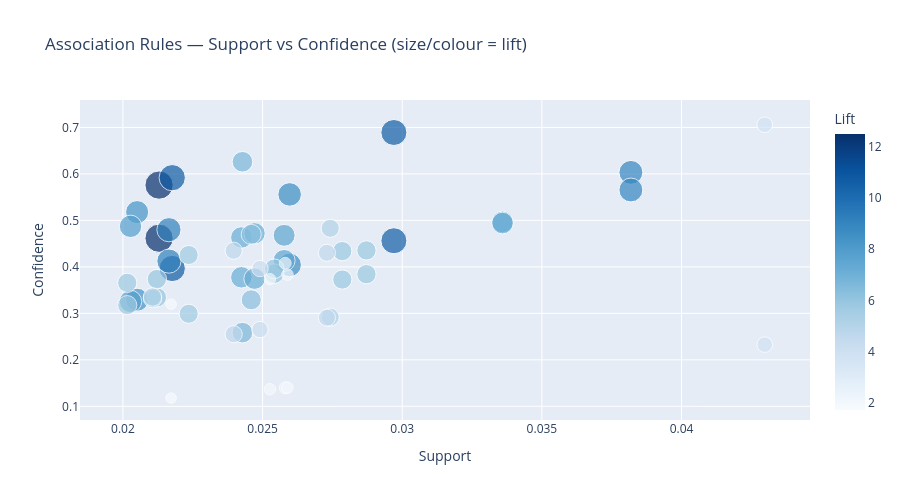
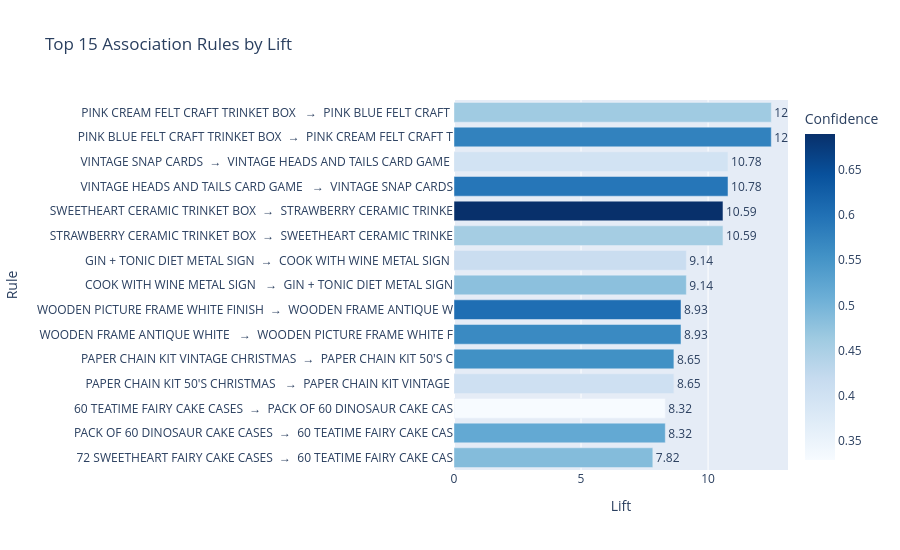

Notebook source saved alongside these figures, in order:
### Code cell
# Chart 1: Scatter — support vs confidence coloured by lift
fig1 = px.scatter(
    rules,
    x="support",
    y="confidence",
    color="lift",
    size="lift",
    hover_data=["antecedents_str", "consequents_str"],
    color_continuous_scale="Blues",
    title="Association Rules — Support vs Confidence (size/colour = lift)",
    labels={"support": "Support", "confidence": "Confidence", "lift": "Lift"}
)
fig1.update_layout(height=500)
fig1.show()

# Chart 2: Top 15 rules by lift — horizontal bar
top_rules = rules.head(15).copy()
top_rules["rule"] = top_rules["antecedents_str"] + "  →  " + top_rules["consequents_str"]
top_rules["rule"] = top_rules["rule"].str[:60]  # truncate long labels

fig2 = px.bar(
    top_rules.sort_values("lift"),
    x="lift",
    y="rule",
    orientation="h",
    color="confidence",
    color_continuous_scale="Blues",
    text=top_rules.sort_values("lift")["lift"].round(2),
    title="Top 15 Association Rules by Lift",
    labels={"lift": "Lift", "rule": "Rule", "confidence": "Confidence"}
)
fig2.update_traces(textposition="outside")
fig2.update_layout(height=550, margin=dict(l=350))
fig2.show()

### Figure 1 — Plotly figure (JSON) as saved in the notebook; plotly's stock layout.template omitted (floating-point values rounded to 4 significant figures)
{"data": [{"customdata": [["PINK BLUE FELT CRAFT TRINKET BOX", "PINK CREAM FELT CRAFT TRINKET BOX "], ["PINK CREAM FELT CRAFT TRINKET BOX ", "PINK BLUE FELT CRAFT TRINKET BOX"], ["VINTAGE HEADS AND TAILS CARD GAME ", "VINTAGE SNAP CARDS"], ["VINTAGE SNAP CARDS", "VINTAGE HEADS AND TAILS CARD GAME "], ["STRAWBERRY CERAMIC TRINKET BOX", "SWEETHEART CERAMIC TRINKET BOX"], ["SWEETHEART CERAMIC TRINKET BOX", "STRAWBERRY CERAMIC TRINKET BOX"], ["COOK WITH WINE METAL SIGN ", "GIN + TONIC DIET METAL SIGN"], ["GIN + TONIC DIET METAL SIGN", "COOK WITH WINE METAL SIGN "], ["WOODEN PICTURE FRAME WHITE FINISH", "WOODEN FRAME ANTIQUE WHITE "], ["WOODEN FRAME ANTIQUE WHITE ", "WOODEN PICTURE FRAME WHITE FINISH"], ["PAPER CHAIN KIT VINTAGE CHRISTMAS", "PAPER CHAIN KIT 50'S CHRISTMAS "], ["PAPER CHAIN KIT 50'S CHRISTMAS ", "PAPER CHAIN KIT VINTAGE CHRISTMAS"], ["60 TEATIME FAIRY CAKE CASES", "PACK OF 60 DINOSAUR CAKE CASES"], ["PACK OF 60 DINOSAUR CAKE CASES", "60 TEATIME FAIRY CAKE CASES"], ["72 SWEETHEART FAIRY CAKE CASES", "60 TEATIME FAIRY CAKE CASES"], ["60 TEATIME FAIRY CAKE CASES", "72 SWEETHEART FAIRY CAKE CASES"], ["PACK OF 60 PINK PAISLEY CAKE CASES", "60 TEATIME FAIRY CAKE CASES"], ["60 TEATIME FAIRY CAKE CASES", "PACK OF 60 PINK PAISLEY CAKE CASES"], ["HEART OF WICKER LARGE", "HEART OF WICKER SMALL"], ["HEART OF WICKER SMALL", "HEART OF WICKER LARGE"], ["LUNCH BAG CARS BLUE", "LUNCH BAG WOODLAND"], ["LUNCH BAG WOODLAND", "LUNCH BAG CARS BLUE"], ["LUNCH BAG WOODLAND", "LUNCH BAG SPACEBOY DESIGN "], ["LUNCH BAG SPACEBOY DESIGN ", "LUNCH BAG WOODLAND"], ["JUMBO BAG RED RETROSPOT", "JUMBO BAG PINK POLKADOT"], ["JUMBO BAG PINK POLKADOT", "JUMBO BAG RED RETROSPOT"], ["LUNCH BAG  BLACK SKULL.", "LUNCH BAG WOODLAND"], ["LUNCH BAG WOODLAND", "LUNCH BAG  BLACK SKULL."], ["LUNCH BAG SPACEBOY DESIGN ", "LUNCH BAG CARS BLUE"], ["LUNCH BAG CARS BLUE", "LUNCH BAG SPACEBOY DESIGN "], ["JUMBO STORAGE BAG SUKI", "JUMBO BAG STRAWBERRY"], ["JUMBO BAG STRAWBERRY", "JUMBO STORAGE BAG SUKI"], ["LUNCH BAG SPACEBOY DESIGN ", "LUNCH BAG  BLACK SKULL."], ["LUNCH BAG  BLACK SKULL.", "LUNCH BAG SPACEBOY DESIGN "], ["LUNCH BAG  BLACK SKULL.", "LUNCH BAG CARS BLUE"], ["LUNCH BAG CARS BLUE", "LUNCH BAG  BLACK SKULL."], ["JUMBO STORAGE BAG SUKI", "JUMBO  BAG BAROQUE BLACK WHITE"], ["JUMBO  BAG BAROQUE BLACK WHITE", "JUMBO STORAGE BAG SUKI"], ["LUNCH BAG RED RETROSPOT", "LUNCH BAG  BLACK SKULL."], ["LUNCH BAG  BLACK SKULL.", "LUNCH BAG RED RETROSPOT"], ["JUMBO STORAGE BAG SUKI", "JUMBO SHOPPER VINTAGE RED PAISLEY"], ["JUMBO SHOPPER VINTAGE RED PAISLEY", "JUMBO STORAGE BAG SUKI"], ["JUMBO BAG RED RETROSPOT", "JUMBO BAG STRAWBERRY"], ["JUMBO BAG STRAWBERRY", "JUMBO BAG RED RETROSPOT"], ["JUMBO  BAG BAROQUE BLACK WHITE", "JUMBO BAG RED RETROSPOT"], ["JUMBO BAG RED RETROSPOT", "JUMBO  BAG BAROQUE BLACK WHITE"], ["JUMBO BAG RED RETROSPOT", "JUMBO STORAGE BAG SUKI"], ["JUMBO STORAGE BAG SUKI", "JUMBO BAG RED RETROSPOT"], ["JUMBO BAG RED RETROSPOT", "JUMBO SHOPPER VINTAGE RED PAISLEY"], ["JUMBO SHOPPER VINTAGE RED PAISLEY", "JUMBO BAG RED RETROSPOT"], ["RED HANGING HEART T-LIGHT HOLDER", "WHITE HANGING HEART T-LIGHT HOLDER"], ["WHITE HANGING HEART T-LIGHT HOLDER", "RED HANGING HEART T-LIGHT HOLDER"], ["WHITE HANGING HEART T-LIGHT HOLDER", "WOODEN PICTURE FRAME WHITE FINISH"], ["WOODEN PICTURE FRAME WHITE FINISH", "WHITE HANGING HEART T-LIGHT HOLDER"], ["WOODEN FRAME ANTIQUE WHITE ", "WHITE HANGING HEART T-LIGHT HOLDER"], ["WHITE HANGING HEART T-LIGHT HOLDER", "WOODEN FRAME ANTIQUE WHITE "], ["WHITE HANGING HEART T-LIGHT HOLDER", "HEART OF WICKER LARGE"], ["HEART OF WICKER LARGE", "WHITE HANGING HEART T-LIGHT HOLDER"], ["WHITE HANGING HEART T-LIGHT HOLDER", "HEART OF WICKER SMALL"], ["HEART OF WICKER SMALL", "WHITE HANGING HEART T-LIGHT HOLDER"]], "hovertemplate": "Support=%{x}<br>Confidence=%{y}<br>Lift=%{marker.color}<br>antecedents_str=%{customdata[0]}<br>consequents_str=%{customdata[1]}<extra></extra>", "legendgroup": "", "marker": {"color": [12.49, 12.49, 10.78, 10.78, 10.59, 10.59, 9.144, 9.144, 8.934, 8.934, 8.655, 8.655, 8.316, 8.316, 7.825, 7.825, 7.514, 7.514, 7.31, 7.31, 7.216, 7.216, 7.159, 7.159, 6.666, 6.666, 6.289, 6.289, 6.003, 6.003, 5.89, 5.89, 5.827, 5.827, 5.807, 5.807, 5.763, 5.763, 5.695, 5.695, 5.283, 5.283, 5.142, 5.142, 4.629, 4.629, 4.581, 4.581, 4.221, 4.221, 3.822, 3.822, 2.208, 2.208, 2.076, 2.076, 2.023, 2.023, 1.731, 1.731], "coloraxis": "coloraxis", "size": [12.49, 12.49, 10.78, 10.78, 10.59, 10.59, 9.144, 9.144, 8.934, 8.934, 8.655, 8.655, 8.316, 8.316, 7.825, 7.825, 7.514, 7.514, 7.31, 7.31, 7.216, 7.216, 7.159, 7.159, 6.666, 6.666, 6.289, 6.289, 6.003, 6.003, 5.89, 5.89, 5.827, 5.827, 5.807, 5.807, 5.763, 5.763, 5.695, 5.695, 5.283, 5.283, 5.142, 5.142, 4.629, 4.629, 4.581, 4.581, 4.221, 4.221, 3.822, 3.822, 2.208, 2.208, 2.076, 2.076, 2.023, 2.023, 1.731, 1.731], "sizemode": "area", "sizeref": 0.03122, "symbol": "circle"}, "mode": "markers", "name": "", "orientation": "v", "showlegend": false, "type": "scatter", "x": [0.02129, 0.02129, 0.02176, 0.02176, 0.0297, 0.0297, 0.02165, 0.02165, 0.03819, 0.03819, 0.02597, 0.02597, 0.02051, 0.02051, 0.02027, 0.02027, 0.02577, 0.02577, 0.03359, 0.03359, 0.02424, 0.02424, 0.02471, 0.02471, 0.02428, 0.02428, 0.02459, 0.02459, 0.02542, 0.02542, 0.02121, 0.02121, 0.02872, 0.02872, 0.02785, 0.02785, 0.02015, 0.02015, 0.02235, 0.02235, 0.02106, 0.02106, 0.02742, 0.02742, 0.02396, 0.02396, 0.0273, 0.0273, 0.02491, 0.02491, 0.04298, 0.04298, 0.02581, 0.02581, 0.02589, 0.02589, 0.02526, 0.02526, 0.02173, 0.02173], "xaxis": "x", "y": [0.576, 0.4617, 0.5919, 0.3966, 0.4562, 0.6892, 0.48, 0.4124, 0.6034, 0.5654, 0.5559, 0.4043, 0.3293, 0.5179, 0.4873, 0.3256, 0.4679, 0.4139, 0.4968, 0.4942, 0.3776, 0.4632, 0.4722, 0.3746, 0.2585, 0.6261, 0.3291, 0.47, 0.3853, 0.396, 0.3344, 0.3737, 0.4354, 0.3843, 0.3728, 0.4339, 0.3176, 0.3656, 0.4256, 0.2992, 0.3319, 0.3352, 0.2919, 0.483, 0.4348, 0.2551, 0.2907, 0.4303, 0.2652, 0.3965, 0.7058, 0.2327, 0.1398, 0.4078, 0.3834, 0.1402, 0.1368, 0.3736, 0.1176, 0.3197], "yaxis": "y"}], "layout": {"coloraxis": {"colorbar": {"title": {"text": "Lift"}}, "colorscale": [[0, "rgb(247,251,255)"], [0.125, "rgb(222,235,247)"], [0.25, "rgb(198,219,239)"], [0.375, "rgb(158,202,225)"], [0.5, "rgb(107,174,214)"], [0.625, "rgb(66,146,198)"], [0.75, "rgb(33,113,181)"], [0.875, "rgb(8,81,156)"], [1, "rgb(8,48,107)"]]}, "height": 500, "legend": {"itemsizing": "constant", "tracegroupgap": 0}, "title": {"text": "Association Rules — Support vs Confidence (size/colour = lift)"}, "xaxis": {"anchor": "y", "domain": [0, 1], "title": {"text": "Support"}}, "yaxis": {"anchor": "x", "domain": [0, 1], "title": {"text": "Confidence"}}}}

### Figure 2 — Plotly figure (JSON) as saved in the notebook; plotly's stock layout.template omitted (floating-point values rounded to 4 significant figures)
{"data": [{"hovertemplate": "Lift=%{x}<br>Rule=%{y}<br>text=%{text}<br>Confidence=%{marker.color}<extra></extra>", "legendgroup": "", "marker": {"color": [0.4873, 0.5179, 0.3293, 0.4043, 0.5559, 0.5654, 0.6034, 0.48, 0.4124, 0.4562, 0.6892, 0.5919, 0.3966, 0.576, 0.4617], "coloraxis": "coloraxis", "pattern": {"shape": ""}}, "name": "", "orientation": "h", "showlegend": false, "text": [7.82, 8.32, 8.32, 8.65, 8.65, 8.93, 8.93, 9.14, 9.14, 10.59, 10.59, 10.78, 10.78, 12.49, 12.49], "textposition": "outside", "type": "bar", "x": [7.825, 8.316, 8.316, 8.655, 8.655, 8.934, 8.934, 9.144, 9.144, 10.59, 10.59, 10.78, 10.78, 12.49, 12.49], "xaxis": "x", "y": ["72 SWEETHEART FAIRY CAKE CASES  →  60 TEATIME FAIRY CAKE CAS", "PACK OF 60 DINOSAUR CAKE CASES  →  60 TEATIME FAIRY CAKE CAS", "60 TEATIME FAIRY CAKE CASES  →  PACK OF 60 DINOSAUR CAKE CAS", "PAPER CHAIN KIT 50'S CHRISTMAS   →  PAPER CHAIN KIT VINTAGE ", "PAPER CHAIN KIT VINTAGE CHRISTMAS  →  PAPER CHAIN KIT 50'S C", "WOODEN FRAME ANTIQUE WHITE   →  WOODEN PICTURE FRAME WHITE F", "WOODEN PICTURE FRAME WHITE FINISH  →  WOODEN FRAME ANTIQUE W", "COOK WITH WINE METAL SIGN   →  GIN + TONIC DIET METAL SIGN", "GIN + TONIC DIET METAL SIGN  →  COOK WITH WINE METAL SIGN ", "STRAWBERRY CERAMIC TRINKET BOX  →  SWEETHEART CERAMIC TRINKE", "SWEETHEART CERAMIC TRINKET BOX  →  STRAWBERRY CERAMIC TRINKE", "VINTAGE HEADS AND TAILS CARD GAME   →  VINTAGE SNAP CARDS", "VINTAGE SNAP CARDS  →  VINTAGE HEADS AND TAILS CARD GAME ", "PINK BLUE FELT CRAFT TRINKET BOX  →  PINK CREAM FELT CRAFT T", "PINK CREAM FELT CRAFT TRINKET BOX   →  PINK BLUE FELT CRAFT "], "yaxis": "y"}], "layout": {"barmode": "relative", "coloraxis": {"colorbar": {"title": {"text": "Confidence"}}, "colorscale": [[0, "rgb(247,251,255)"], [0.125, "rgb(222,235,247)"], [0.25, "rgb(198,219,239)"], [0.375, "rgb(158,202,225)"], [0.5, "rgb(107,174,214)"], [0.625, "rgb(66,146,198)"], [0.75, "rgb(33,113,181)"], [0.875, "rgb(8,81,156)"], [1, "rgb(8,48,107)"]]}, "height": 550, "legend": {"tracegroupgap": 0}, "margin": {"l": 350}, "title": {"text": "Top 15 Association Rules by Lift"}, "xaxis": {"anchor": "y", "domain": [0, 1], "title": {"text": "Lift"}}, "yaxis": {"anchor": "x", "domain": [0, 1], "title": {"text": "Rule"}}}}
